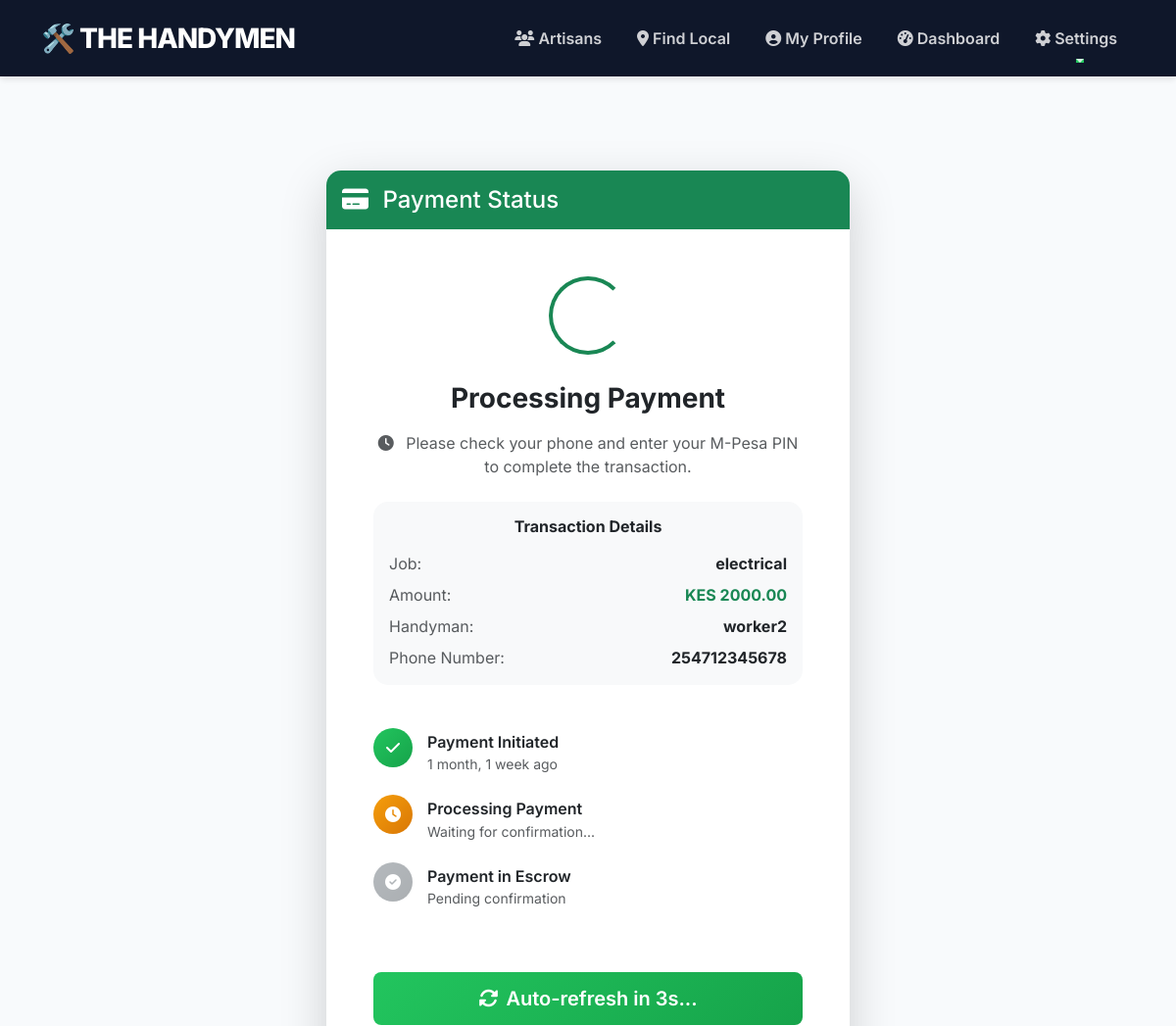
The page /job/14/payment-status/ (signed in, upper part) on the database as committed earlier.
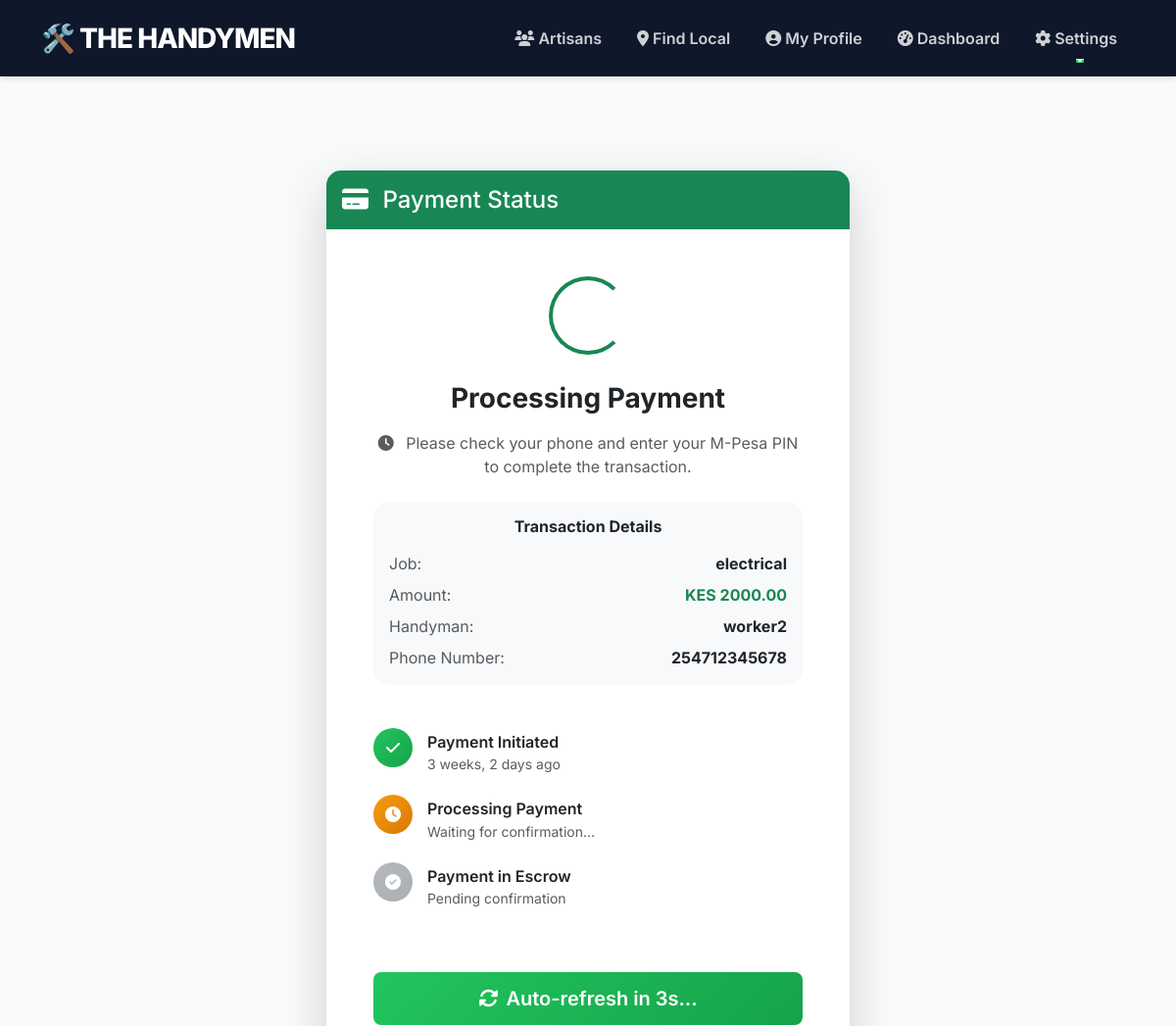
The same page on the database as committed later.
### accounts/models.py (models this page shows, shortened)
class Job(models.Model):
    PAYMENT_CHOICES = [
        ('unpaid', 'Unpaid'),
        ('pending', 'Pending Payment'),
        ('escrow', 'Held in Escrow'),
        ('released', 'Released'),
        ('refunded', 'Refunded')
    ]
    STATUS_CHOICES = [
        ('open', 'Open for Bids'),
        ('in_progress', 'In Progress'),
        ('completed', 'Completed'),
        ('cancelled', 'Cancelled'),
        ('disputed', 'Disputed')
    ]
    client = models.ForeignKey(User, on_delete=models.CASCADE, related_name='jobs')
    title = models.CharField(max_length=200)
    description = models.TextField()
    location = models.CharField(max_length=255)  # Job location
    price = models.DecimalField(max_digits=10, decimal_places=2)
    created_at = models.DateTimeField(auto_now_add=True)
    updated_at = models.DateTimeField(auto_now=True)
    status = models.CharField(max_length=20, choices=STATUS_CHOICES, default='open')
    is_completed = models.BooleanField(default=False)
    applicants = models.ManyToManyField(User, related_name='applied_jobs', blank=True)
    hired_worker = models.ForeignKey(User, on_delete=models.SET_NULL, null=True, blank=True, related_name='hired_jobs')
    payment_status = models.CharField(max_length=20, choices=PAYMENT_CHOICES, default='unpaid')
    mpesa_transaction_id = models.CharField(max_length=100, blank=True, null=True)
    mpesa_receipt = models.CharField(max_length=100, blank=True, null=True)
    payment_date = models.DateTimeField(blank=True, null=True)
    completion_requested = models.BooleanField(default=False)
    completion_date = models.DateTimeField(blank=True, null=True)
    client_confirmed = models.BooleanField(default=False)
    handyman_confirmed = models.BooleanField(default=False)
    class Meta:
        ordering = ['-created_at']

class User(AbstractUser):
    is_handyman = models.BooleanField(default=False)
    is_client = models.BooleanField(default=False)
    is_email_verified = models.BooleanField(default=False)

### accounts/views.py (the view)
# urls.py: path('job/<int:job_id>/payment-status/', views.payment_status, name='payment_status'),
@login_required
def payment_status(request, job_id):
    return render(request, 'accounts/payment_status.html', {'job': get_object_or_404(Job, id=job_id)})

### accounts/templates/accounts/payment_status.html (shortened to what the changed rows need)
{% extends 'base.html' %}
{% block content %}
<div class="container py-5">
    <div class="row justify-content-center">
        <div class="col-md-6">
            <div class="card shadow-lg border-0">
                <div class="card-body text-center p-5">
                    <div class="card bg-light border-0 mb-4">
                        <div class="card-body">
                            <div class="d-flex justify-content-between mb-2">
                                <span class="text-muted">Job:</span>
                                <span class="fw-bold">{{ job.title }}</span>
                            </div>
                            <div class="d-flex justify-content-between mb-2">
                                <span class="text-muted">Amount:</span>
                                <span class="fw-bold text-success">KES {{ job.price }}</span>
                            </div>
                            <div class="d-flex justify-content-between mb-2">
                                <span class="text-muted">Handyman:</span>
                                <span class="fw-bold">{{ job.hired_worker.get_full_name|default:job.hired_worker.username }}</span>
                            </div>
                        </div>
                    </div>
                    <div class="timeline mb-4">
                        <div class="timeline-item">
                            <div class="timeline-content">
                                <h6 class="mb-0">Payment Initiated</h6>
                                <small class="text-muted">{{ job.updated_at|timesince }} ago</small>
                            </div>
                        </div>
                    </div>
                </div>
            </div>
        </div>
    </div>
</div>
{% endblock %}

Rows that differ between the two databases and show on the page:
changed Job "electrical": updated_at "1 month, 1 week" → "3 weeks, 2 days"
